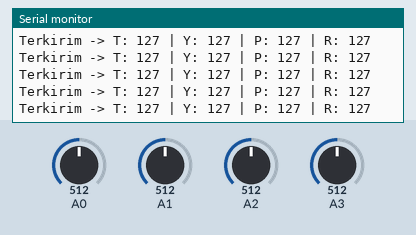
Recording of a sketch running on a simulated Arduino Nano, built with avr-gcc and run on an emulated ATmega328P. Shown: the last lines printed to the serial monitor. Inputs (shaded band) come from the test bench; at power-on: A0 = 512, A1 = 512, A2 = 512, A3 = 512. No radio packets arrive unless stated.

Above: at 1.2 s.
1.3 s: A0 set to 419
At 1.37 s:
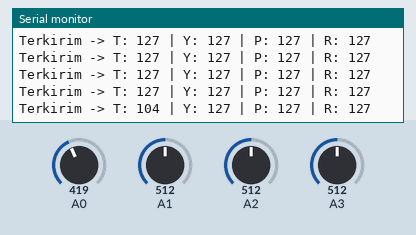
4.3 s: A0 set to 384
At 4.3 s:
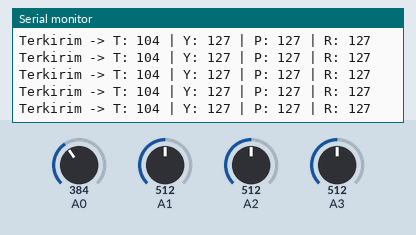
5.8 s: A1 set to 414
At 5.83 s:
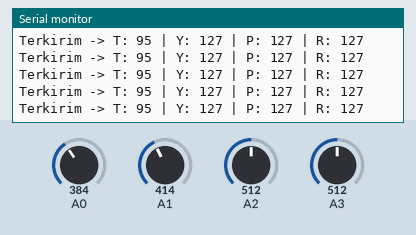
7.3 s: A1 set to 387
At 7.32 s:
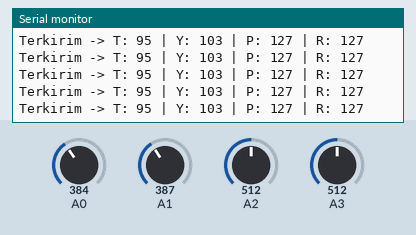
10.3 s: A2 set to 412
At 10.31 s:
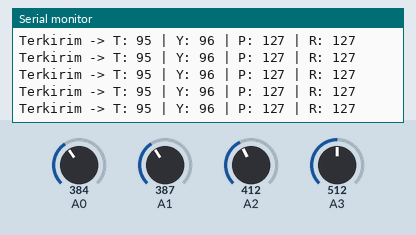
13.3 s: A2 set to 394
At 13.31 s:
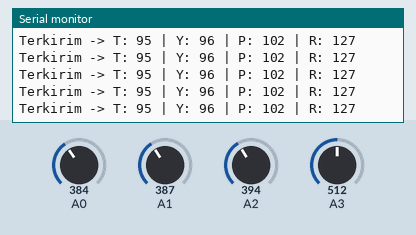
Timing chart, 0 to 16.3 s (numbered marks = the images above; inputs shaded):
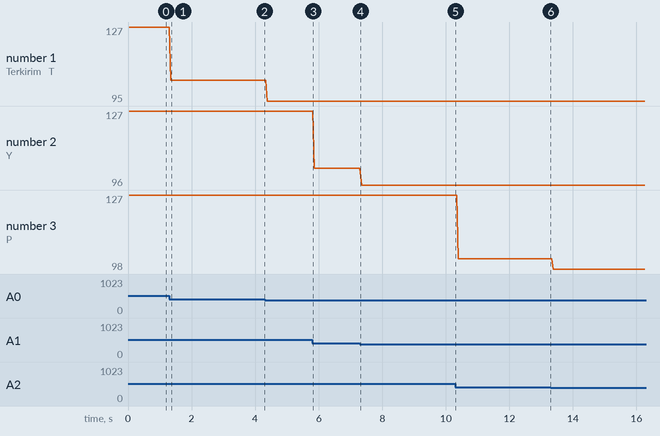

The sketch:

remote.ino
```cpp
#include <SPI.h>
#include <nRF24L01.h>
#include <RF24.h>

// 1. Inisialisasi pin CE dan CSN untuk nRF24L01 pada Arduino Nano
// Pin SPI sisanya (SCK=13, MISO=12, MOSI=11) sudah otomatis diatur oleh hardware
RF24 radio(9, 10);

// 2. Alamat unik komunkasi (5 Byte). Harus SAMA antara Remote dan Drone
const byte alamatKomunikasi[6] = "RC001";

// 3. Struktur Paket Data Universal (Maksimal 32 Byte)
// Kita gunakan tipe data 'byte' agar paket sangat ringan (hanya 4 Byte)
struct PaketRemote {
  byte throttle; // Joystick Kiri - Vertikal (A0)
  byte yaw;      // Joystick Kiri - Horisontal (A1)
  byte pitch;    // Joystick Kanan - Vertikal (A2)
  byte roll;     // Joystick Kanan - Horisontal (A3)
};

// Membuat objek dari struct untuk menampung data aktual
PaketRemote dataKirim;

void setup() {
  Serial.begin(9600);

  // 4. Konfigurasi Modul Radio
  if (!radio.begin()) {
    Serial.println("Hardware nRF24L01 tidak terdeteksi!");
    while (1); // Berhenti di sini jika kabel radio ada yang salah
  }

  radio.openWritingPipe(alamatKomunikasi); // Mengatur alamat pengiriman
  radio.setPALevel(RF24_PA_LOW);           // Set daya pancar (LOW untuk uji coba dekat agar aman)
  radio.setDataRate(RF24_2MBPS);           // Kecepatan transfer tinggi untuk latensi rendah
  radio.stopListening();                   // Mengatur modul murni sebagai Transmitter (Pemancar)

  Serial.println("Remote Siap Memancar...");
}

void loop() {
  // 5. Tahap Mapping: Membaca analog (0-1023) dan mengubahnya ke byte (0-255)
  dataKirim.throttle = map(analogRead(A0), 0, 1023, 0, 255);
  dataKirim.yaw      = map(analogRead(A1), 0, 1023, 0, 255);
  dataKirim.pitch    = map(analogRead(A2), 0, 1023, 0, 255);
  dataKirim.roll     = map(analogRead(A3), 0, 1023, 0, 255);

  // 6. Tahap Transmisi: Mengirimkan struct dataKirim secara utuh lewat udara
  bool suksesTerkirim = radio.write(&dataKirim, sizeof(dataKirim));

  // 7. Debugging via Serial Monitor (Opsional, untuk melihat angka pas pergerakan stik)
  if (suksesTerkirim) {
    Serial.print("Terkirim -> T: "); Serial.print(dataKirim.throttle);
    Serial.print(" | Y: "); Serial.print(dataKirim.yaw);
    Serial.print(" | P: "); Serial.print(dataKirim.pitch);
    Serial.print(" | R: "); Serial.println(dataKirim.roll);
  } else {
    Serial.println("Gagal Mengirim Paket (Drone di luar jangkauan / mati)");
  }

  // Jeda kirim 20 milidetik (Mengirim data 50 kali dalam satu detik)
  delay(20);
}
```

Measured:
- after the input at 1.3 s, the serial monitor: prints a new line after 0.05 s (image 1)
- plotted number 1: 127 → 104 after the input at 1.3 s, 104 → 95 after the input at 4.3 s
- plotted number 2: 127 → 103 after the input at 5.8 s, 103 → 96 after the input at 7.3 s
- plotted number 3: 127 → 102 after the input at 10.3 s, 102 → 98 after the input at 13.3 s
